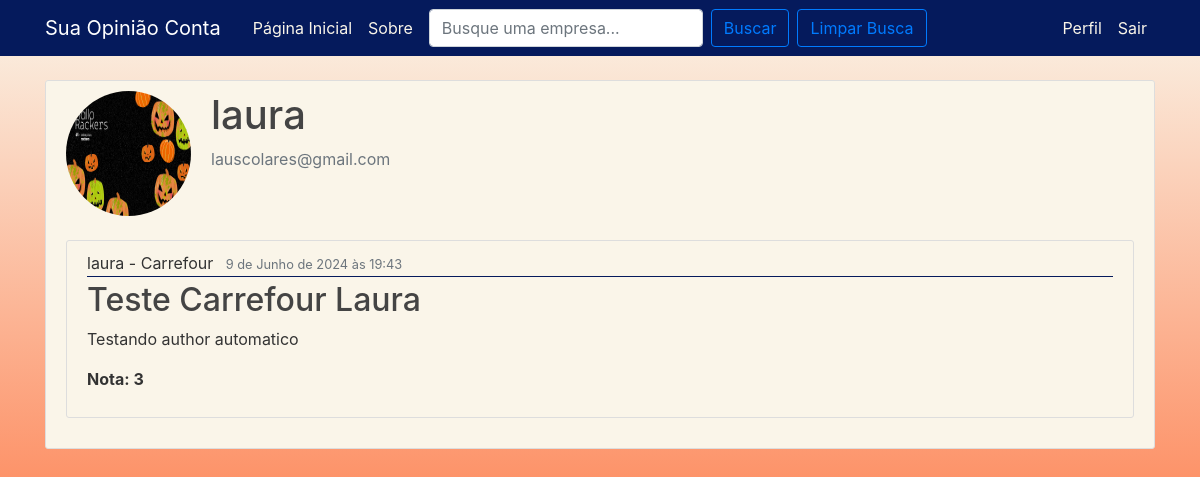
The page /profile/ (signed in) on the database as committed earlier.
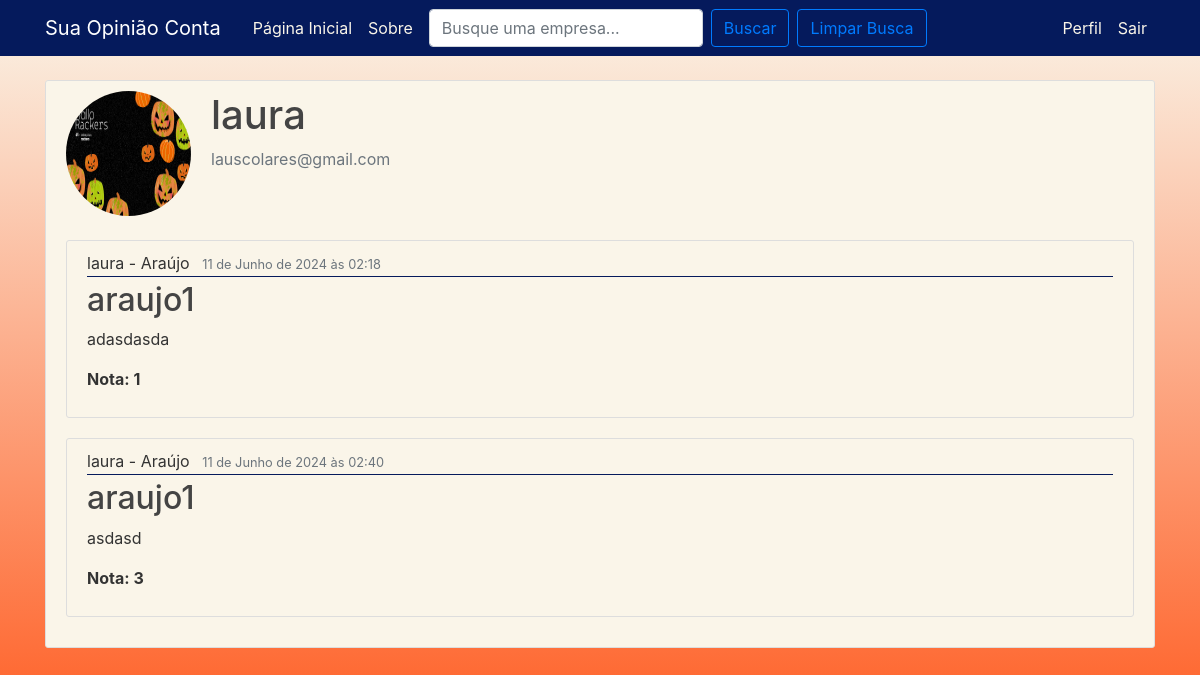
The same page on the database as committed later.
### users/models.py (models this page shows, shortened)
class Review(models.Model):
    RATING_CHOICES = (
        ('1', 1),
        ('2', 2),
        ('3', 3),
        ('4', 4),
        ('5', 5),
    )
    título = models.CharField(max_length=100)
    avaliação = models.CharField(max_length=7, choices = RATING_CHOICES, null=True)
    empresa = models.ForeignKey(Companies, on_delete=models.CASCADE, null=True)
    detalhes = models.TextField(max_length=300)
    date_posted = models.DateTimeField(default=timezone.now)
    author = models.ForeignKey(User, on_delete=models.CASCADE)

### blog/models.py (models this page shows, shortened)
class Companies(models.Model):
    name = models.CharField(max_length=100)
    description = models.TextField()
    image = models.ImageField(default='default.jpg', upload_to='empresa_logos')
    website=models.URLField(max_length=200, default='https://www.google.com/')

### users/views.py (the view)
# urls.py: path('profile/', views.profile, name='profile'),
@login_required
def profile(request):
    context = {
        'review': Review.objects.filter(author=request.user),
    }
    return render(request, 'users/profile.html', context)

### users/templates/users/profile.html (shortened to what this page needs)
{% extends "blog/base.html" %}
{% load crispy_forms_tags %}
{% block content %}
<div class="content-section">
    <div class="media">
      <img class="rounded-circle account-img" src="{{ user.profile.image.url }}" alt="Profile picture" width="500" height="600">
      <div class="media-body">
        <h2 class="account-heading">{{ user.username }}</h2>
        <p class="text-secondary">{{ user.email }}</p>
      </div>
    </div>
    {% if review %}
    {% for review in review %}
        <article class="media content-section mt-2">
            <div class="media-body">
                <div class="article-metadata">
                    <a class="mr-2">{{ review.author }} - {{ review.empresa.name }}</a>
                    <small class="text-muted">{{ review.date_posted }}</small>
                </div>
                <h2><a class="article-title">{{ review.título }}</a></h2>
                <p class="article-content">{{ review.detalhes }}</p>
                <p class="article-content"><strong>Nota: {{ review.avaliação }}</strong></p>
            </div>
        </article>
    {% endfor %}
    {% endif %}
      </div>
{% endblock content %}

Rows that differ between the two databases and show on the page:
removed Review: author "laura", empresa.name "Carrefour", date_posted "9 de Junho de 2024 às 19:43", título "Teste Carrefour Laura", detalhes "Testando author automatico", avaliação "3"
added Review: author "laura", empresa.name "Araújo", date_posted "11 de Junho de 2024 às 02:18", título "araujo1", detalhes "adasdasda", avaliação "1"
added Review: author "laura", empresa.name "Araújo", date_posted "11 de Junho de 2024 às 02:40", título "araujo1", detalhes "asdasd", avaliação "3"
